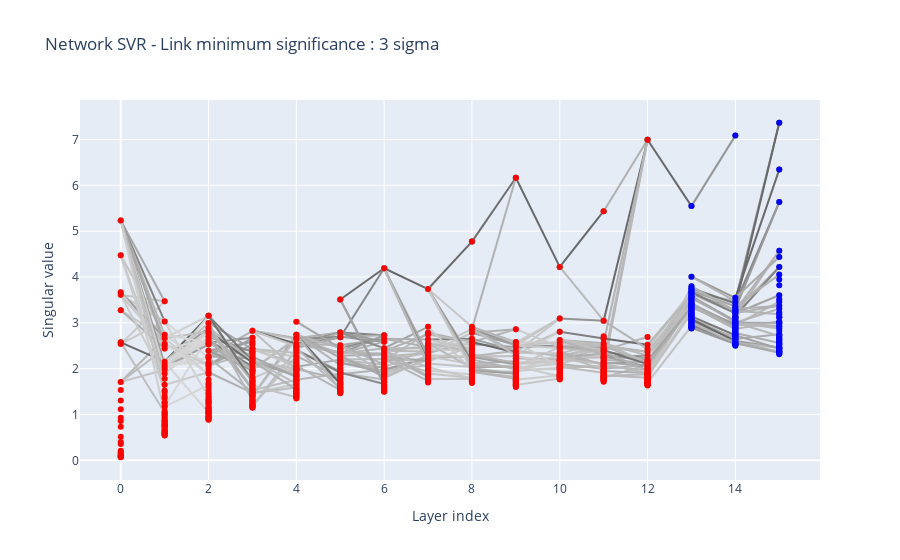

Notebook cell for this chart:
### Code cell
svr.plot(sigmaThreshold = 3,max_edges=30)
